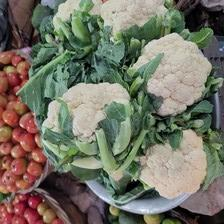
#> input picture Vegetable-CNN/dataset/test/Karnabahar/1049.jpg_90.jpg, 224 x 224 px; its folder holds only this picture in this run
$ python dataset-olusturma.py
#> lines starting #> are read from the running program, lines starting #| are printed output that depends on the picture
#veri genişletme işlemi ile dataset oluşturuldu (çalıştırmaya bir daha gerek yok)

import os
from PIL import Image

def rotate_images_in_folder(folder_path):
    # Klasördeki tüm dosyaları dolaş
#> called with folder_path = 'dataset/test/Karnabahar/'
    for filename in os.listdir(folder_path):
        if filename.endswith(".jpg") or filename.endswith(".png"):
            image_path = os.path.join(folder_path, filename)

            # Orijinal görüntüyü aç
            original_image = Image.open(image_path)
#> original_image is the input picture: PIL image 224x224 RGB; mean R, G, B 116.2, 115.1, 100.9

            # Görüntüyü 90, 180 ve 270 derece döndür
            for degrees in [90, 180, 270]:
                rotated_image = original_image.rotate(degrees, expand=True)

                # Döndürülmüş görüntüyü kaydet
                rotated_image_path = os.path.join(folder_path, f"{filename}_{degrees}.jpg")
                rotated_image.save(rotated_image_path)

                print(f"{filename} - {degrees} derece döndürüldü. Kaydedildi: {rotated_image_path}")
#> this loop made 3 passes
#> pass 1, in rotate_images_in_folder, `rotated_image = original_image.rotate(degrees, expand=True)`:
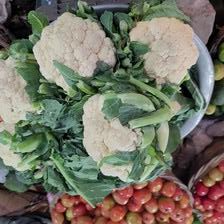
#> rotated_image: PIL image 224x224 RGB; mean R, G, B 116.2, 115.1, 100.9
#> pass 2, in rotate_images_in_folder, `rotated_image = original_image.rotate(degrees, expand=True)`:
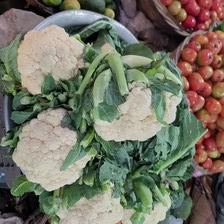
#> rotated_image: PIL image 224x224 RGB; mean R, G, B 116.2, 115.1, 100.9
#> pass 3, in rotate_images_in_folder, `rotated_image = original_image.rotate(degrees, expand=True)`:
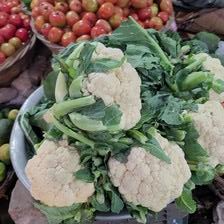
#> rotated_image: PIL image 224x224 RGB; mean R, G, B 116.2, 115.1, 100.9


folder_path = "dataset/test/Karnabahar/"  # Klasörün yolunu belirtin
rotate_images_in_folder(folder_path)

$ run again, on Vegetable-CNN/dataset/test/Karnabahar/1082.jpg_90.jpg
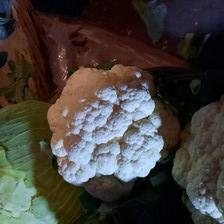
#> input picture Vegetable-CNN/dataset/test/Karnabahar/1082.jpg_90.jpg, 224 x 224 px
#> in rotate_images_in_folder, original_image is the input picture: PIL image 224x224 RGB; mean R, G, B 68.3, 63.5, 59.6
#> the loop in rotate_images_in_folder, `for degrees in [90, 180, 270]:` made 3 passes
#> pass 1, in rotate_images_in_folder, `rotated_image = original_image.rotate(degrees, expand=True)`:
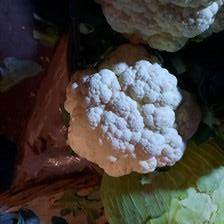
#> rotated_image: PIL image 224x224 RGB; mean R, G, B 68.3, 63.5, 59.6
#> pass 3, in rotate_images_in_folder, `rotated_image = original_image.rotate(degrees, expand=True)`:
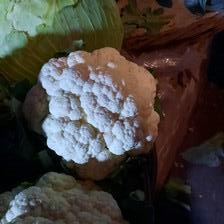
#> rotated_image: PIL image 224x224 RGB; mean R, G, B 68.3, 63.5, 59.6

$ run again, on Vegetable-CNN/dataset/test/Karnabahar/1100.jpg_270.jpg
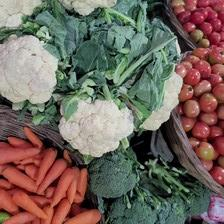
#> input picture Vegetable-CNN/dataset/test/Karnabahar/1100.jpg_270.jpg, 224 x 224 px
#> in rotate_images_in_folder, original_image is the input picture: PIL image 224x224 RGB; mean R, G, B 114.1, 102.8, 93.6
#> the loop in rotate_images_in_folder, `for degrees in [90, 180, 270]:` made 3 passes
#> pass 1, in rotate_images_in_folder, `rotated_image = original_image.rotate(degrees, expand=True)`:
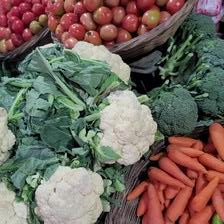
#> rotated_image: PIL image 224x224 RGB; mean R, G, B 114.1, 102.8, 93.6
#> pass 3, in rotate_images_in_folder, `rotated_image = original_image.rotate(degrees, expand=True)`:
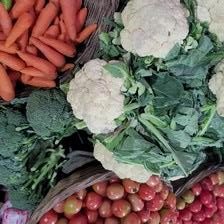
#> rotated_image: PIL image 224x224 RGB; mean R, G, B 114.1, 102.8, 93.6

$ run again, on Vegetable-CNN/dataset/test/Karnabahar/1101.jpg_180.jpg
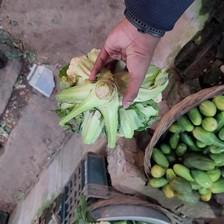
#> input picture Vegetable-CNN/dataset/test/Karnabahar/1101.jpg_180.jpg, 224 x 224 px
#> in rotate_images_in_folder, original_image is the input picture: PIL image 224x224 RGB; mean R, G, B 111.2, 107, 101
#> the loop in rotate_images_in_folder, `for degrees in [90, 180, 270]:` made 3 passes
#> pass 1, in rotate_images_in_folder, `rotated_image = original_image.rotate(degrees, expand=True)`:
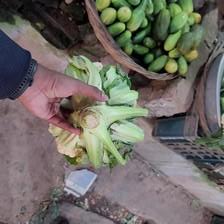
#> rotated_image: PIL image 224x224 RGB; mean R, G, B 111.2, 107, 101
#> pass 3, in rotate_images_in_folder, `rotated_image = original_image.rotate(degrees, expand=True)`:
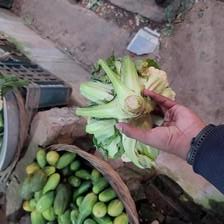
#> rotated_image: PIL image 224x224 RGB; mean R, G, B 111.2, 107, 101

$ run again, on Vegetable-CNN/dataset/test/Karnabahar/1054.jpg_180.jpg
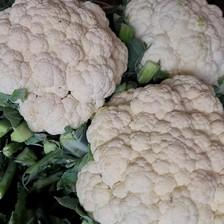
#> input picture Vegetable-CNN/dataset/test/Karnabahar/1054.jpg_180.jpg, 224 x 224 px
#> in rotate_images_in_folder, original_image is the input picture: PIL image 224x224 RGB; mean R, G, B 140.7, 135.6, 127.8
#> the loop in rotate_images_in_folder, `for degrees in [90, 180, 270]:` made 3 passes
#> pass 1, in rotate_images_in_folder, `rotated_image = original_image.rotate(degrees, expand=True)`:
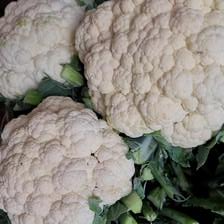
#> rotated_image: PIL image 224x224 RGB; mean R, G, B 140.7, 135.6, 127.8
#> pass 3, in rotate_images_in_folder, `rotated_image = original_image.rotate(degrees, expand=True)`:
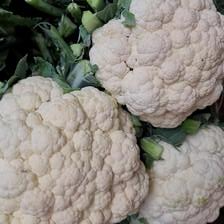
#> rotated_image: PIL image 224x224 RGB; mean R, G, B 140.7, 135.6, 127.8
